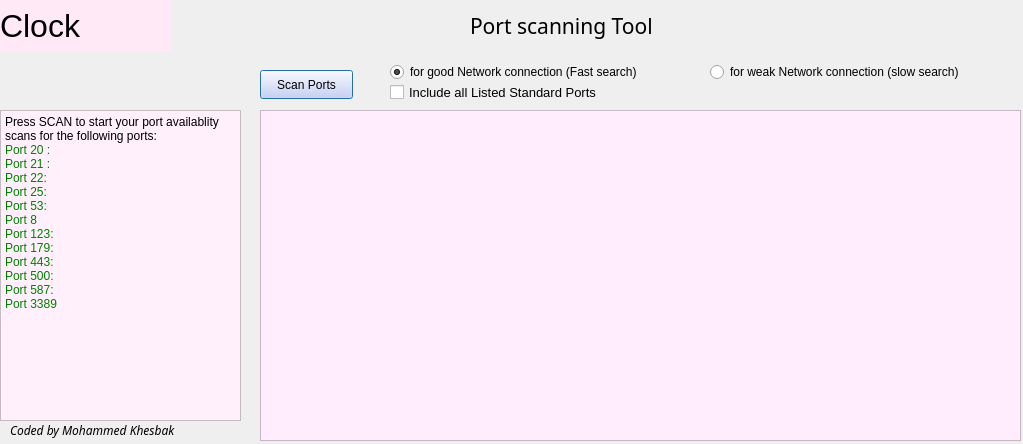
<?xml version="1.0" encoding="UTF-8"?>
<ui version="4.0">
 <class>Dialog</class>
 <widget class="QDialog" name="Dialog">
  <property name="geometry">
   <rect>
    <x>0</x>
    <y>0</y>
    <width>1023</width>
    <height>444</height>
   </rect>
  </property>
  <property name="windowTitle">
   <string>Dialog</string>
  </property>
  <widget class="QTextEdit" name="textEdit">
   <property name="geometry">
    <rect>
     <x>0</x>
     <y>110</y>
     <width>241</width>
     <height>311</height>
    </rect>
   </property>
   <property name="styleSheet">
    <string notr="true">background-color: rgb(255, 240, 252);</string>
   </property>
   <property name="html">
    <string>&lt;!DOCTYPE HTML PUBLIC &quot;-//W3C//DTD HTML 4.0//EN&quot; &quot;http://www.w3.org/TR/REC-html40/strict.dtd&quot;&gt;
&lt;html&gt;&lt;head&gt;&lt;meta name=&quot;qrichtext&quot; content=&quot;1&quot; /&gt;&lt;meta charset=&quot;utf-8&quot; /&gt;&lt;style type=&quot;text/css&quot;&gt;
p, li { white-space: pre-wrap; }
&lt;/style&gt;&lt;/head&gt;&lt;body style=&quot; font-family:'Segoe UI'; font-size:9pt; font-weight:400; font-style:normal;&quot;&gt;
&lt;p style=&quot; margin-top:0px; margin-bottom:0px; margin-left:0px; margin-right:0px; -qt-block-indent:0; text-indent:0px;&quot;&gt;Press SCAN to start your port availablity scans for the following ports:&lt;/p&gt;
&lt;p style=&quot; margin-top:0px; margin-bottom:0px; margin-left:0px; margin-right:0px; -qt-block-indent:0; text-indent:0px;&quot;&gt;&lt;span style=&quot; color:#008000;&quot;&gt;Port 20 : &lt;/span&gt;&lt;/p&gt;
&lt;p style=&quot; margin-top:0px; margin-bottom:0px; margin-left:0px; margin-right:0px; -qt-block-indent:0; text-indent:0px;&quot;&gt;&lt;span style=&quot; color:#008000;&quot;&gt;Port 21 :&lt;/span&gt;&lt;/p&gt;
&lt;p style=&quot; margin-top:0px; margin-bottom:0px; margin-left:0px; margin-right:0px; -qt-block-indent:0; text-indent:0px;&quot;&gt;&lt;span style=&quot; color:#008000;&quot;&gt;Port 22: &lt;/span&gt;&lt;/p&gt;
&lt;p style=&quot; margin-top:0px; margin-bottom:0px; margin-left:0px; margin-right:0px; -qt-block-indent:0; text-indent:0px;&quot;&gt;&lt;span style=&quot; color:#008000;&quot;&gt;Port 25: &lt;/span&gt;&lt;/p&gt;
&lt;p style=&quot; margin-top:0px; margin-bottom:0px; margin-left:0px; margin-right:0px; -qt-block-indent:0; text-indent:0px;&quot;&gt;&lt;span style=&quot; color:#008000;&quot;&gt;Port 53:&lt;/span&gt;&lt;/p&gt;
&lt;p style=&quot; margin-top:0px; margin-bottom:0px; margin-left:0px; margin-right:0px; -qt-block-indent:0; text-indent:0px;&quot;&gt;&lt;span style=&quot; color:#008000;&quot;&gt;Port 8&lt;/span&gt;&lt;/p&gt;
&lt;p style=&quot; margin-top:0px; margin-bottom:0px; margin-left:0px; margin-right:0px; -qt-block-indent:0; text-indent:0px;&quot;&gt;&lt;span style=&quot; color:#008000;&quot;&gt;Port 123:&lt;/span&gt;&lt;/p&gt;
&lt;p style=&quot; margin-top:0px; margin-bottom:0px; margin-left:0px; margin-right:0px; -qt-block-indent:0; text-indent:0px;&quot;&gt;&lt;span style=&quot; color:#008000;&quot;&gt;Port 179:&lt;/span&gt;&lt;/p&gt;
&lt;p style=&quot; margin-top:0px; margin-bottom:0px; margin-left:0px; margin-right:0px; -qt-block-indent:0; text-indent:0px;&quot;&gt;&lt;span style=&quot; color:#008000;&quot;&gt;Port 443:&lt;/span&gt;&lt;/p&gt;
&lt;p style=&quot; margin-top:0px; margin-bottom:0px; margin-left:0px; margin-right:0px; -qt-block-indent:0; text-indent:0px;&quot;&gt;&lt;span style=&quot; color:#008000;&quot;&gt;Port 500:&lt;/span&gt;&lt;/p&gt;
&lt;p style=&quot; margin-top:0px; margin-bottom:0px; margin-left:0px; margin-right:0px; -qt-block-indent:0; text-indent:0px;&quot;&gt;&lt;span style=&quot; color:#008000;&quot;&gt;Port 587: &lt;/span&gt;&lt;/p&gt;
&lt;p style=&quot; margin-top:0px; margin-bottom:0px; margin-left:0px; margin-right:0px; -qt-block-indent:0; text-indent:0px;&quot;&gt;&lt;span style=&quot; color:#008000;&quot;&gt;Port 3389&lt;/span&gt;&lt;/p&gt;
&lt;p style=&quot;-qt-paragraph-type:empty; margin-top:0px; margin-bottom:0px; margin-left:0px; margin-right:0px; -qt-block-indent:0; text-indent:0px;&quot;&gt;&lt;br /&gt;&lt;/p&gt;&lt;/body&gt;&lt;/html&gt;</string>
   </property>
  </widget>
  <widget class="QListWidget" name="listWidget">
   <property name="geometry">
    <rect>
     <x>260</x>
     <y>110</y>
     <width>761</width>
     <height>331</height>
    </rect>
   </property>
   <property name="styleSheet">
    <string notr="true">background-color: rgb(255, 237, 254);</string>
   </property>
  </widget>
  <widget class="QPushButton" name="pushButton">
   <property name="geometry">
    <rect>
     <x>260</x>
     <y>70</y>
     <width>93</width>
     <height>29</height>
    </rect>
   </property>
   <property name="styleSheet">
    <string notr="true">background-color: rgb(206, 203, 255);
background-color: rgb(205, 206, 255);</string>
   </property>
   <property name="text">
    <string>Scan Ports</string>
   </property>
  </widget>
  <widget class="QRadioButton" name="radioButton">
   <property name="enabled">
    <bool>true</bool>
   </property>
   <property name="geometry">
    <rect>
     <x>710</x>
     <y>60</y>
     <width>321</width>
     <height>24</height>
    </rect>
   </property>
   <property name="text">
    <string>for weak Network connection (slow search)</string>
   </property>
  </widget>
  <widget class="QRadioButton" name="radioButton_2">
   <property name="enabled">
    <bool>true</bool>
   </property>
   <property name="geometry">
    <rect>
     <x>390</x>
     <y>60</y>
     <width>321</width>
     <height>24</height>
    </rect>
   </property>
   <property name="text">
    <string>for good Network connection (Fast search)</string>
   </property>
   <property name="checked">
    <bool>true</bool>
   </property>
  </widget>
  <widget class="QCheckBox" name="checkBox">
   <property name="geometry">
    <rect>
     <x>390</x>
     <y>80</y>
     <width>301</width>
     <height>24</height>
    </rect>
   </property>
   <property name="font">
    <font>
     <pointsize>10</pointsize>
    </font>
   </property>
   <property name="text">
    <string>Include all Listed Standard Ports</string>
   </property>
   <property name="checked">
    <bool>false</bool>
   </property>
  </widget>
  <widget class="QLabel" name="label">
   <property name="geometry">
    <rect>
     <x>10</x>
     <y>420</y>
     <width>231</width>
     <height>20</height>
    </rect>
   </property>
   <property name="font">
    <font>
     <family>Source Code Pro Light</family>
     <italic>true</italic>
    </font>
   </property>
   <property name="frameShadow">
    <enum>QFrame::Raised</enum>
   </property>
   <property name="lineWidth">
    <number>2</number>
   </property>
   <property name="text">
    <string>Coded by Mohammed Khesbak</string>
   </property>
  </widget>
  <widget class="QLabel" name="label_2">
   <property name="geometry">
    <rect>
     <x>470</x>
     <y>-10</y>
     <width>201</width>
     <height>71</height>
    </rect>
   </property>
   <property name="font">
    <font>
     <family>Siemens AD Sans</family>
     <pointsize>16</pointsize>
    </font>
   </property>
   <property name="text">
    <string>Port scanning Tool</string>
   </property>
  </widget>
  <widget class="QLabel" name="Digital_clock">
   <property name="geometry">
    <rect>
     <x>0</x>
     <y>0</y>
     <width>171</width>
     <height>51</height>
    </rect>
   </property>
   <property name="font">
    <font>
     <pointsize>24</pointsize>
    </font>
   </property>
   <property name="styleSheet">
    <string notr="true">background-color: rgb(255, 233, 247);
border-color: rgb(216, 220, 255);</string>
   </property>
   <property name="frameShape">
    <enum>QFrame::NoFrame</enum>
   </property>
   <property name="lineWidth">
    <number>10</number>
   </property>
   <property name="midLineWidth">
    <number>-3</number>
   </property>
   <property name="text">
    <string>Clock</string>
   </property>
  </widget>
 </widget>
 <resources/>
 <connections/>
</ui>
